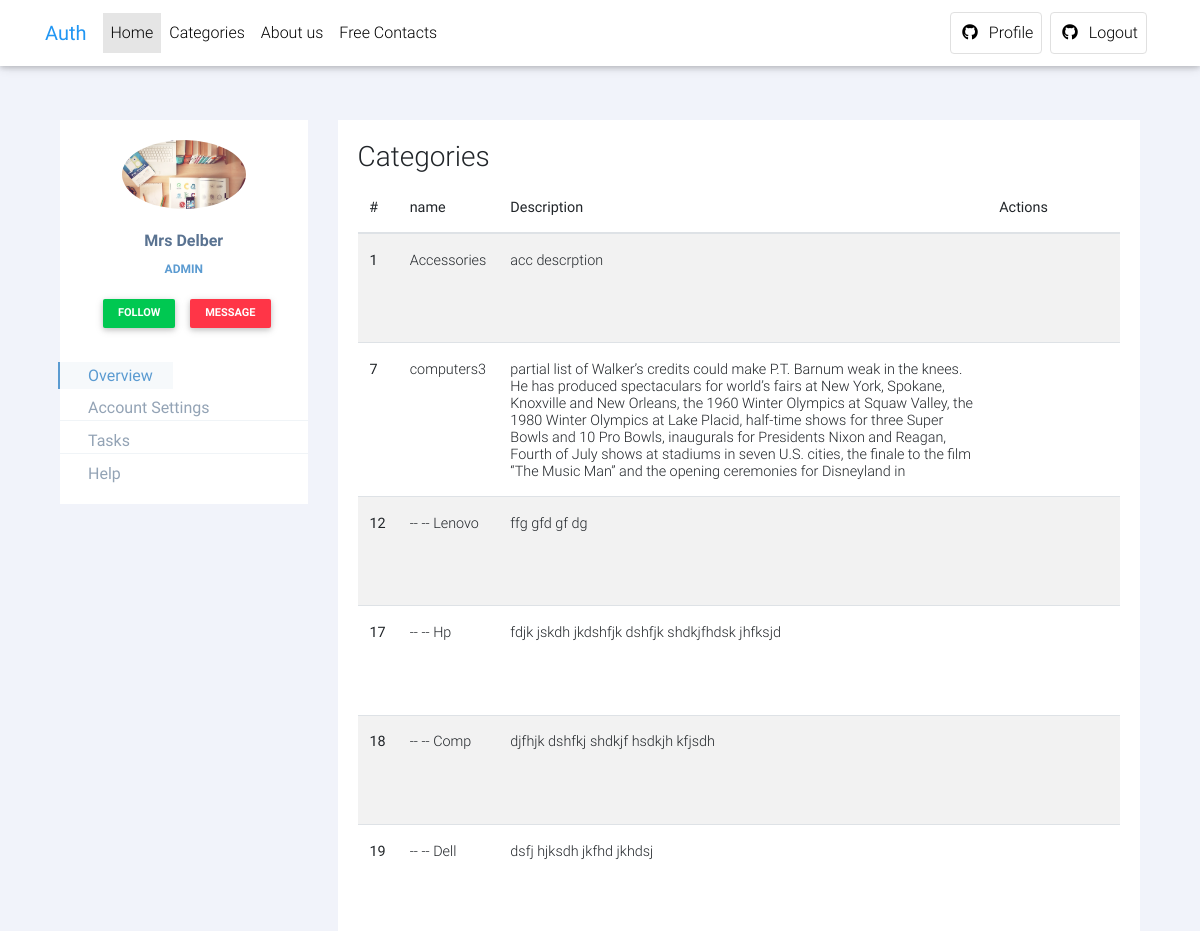
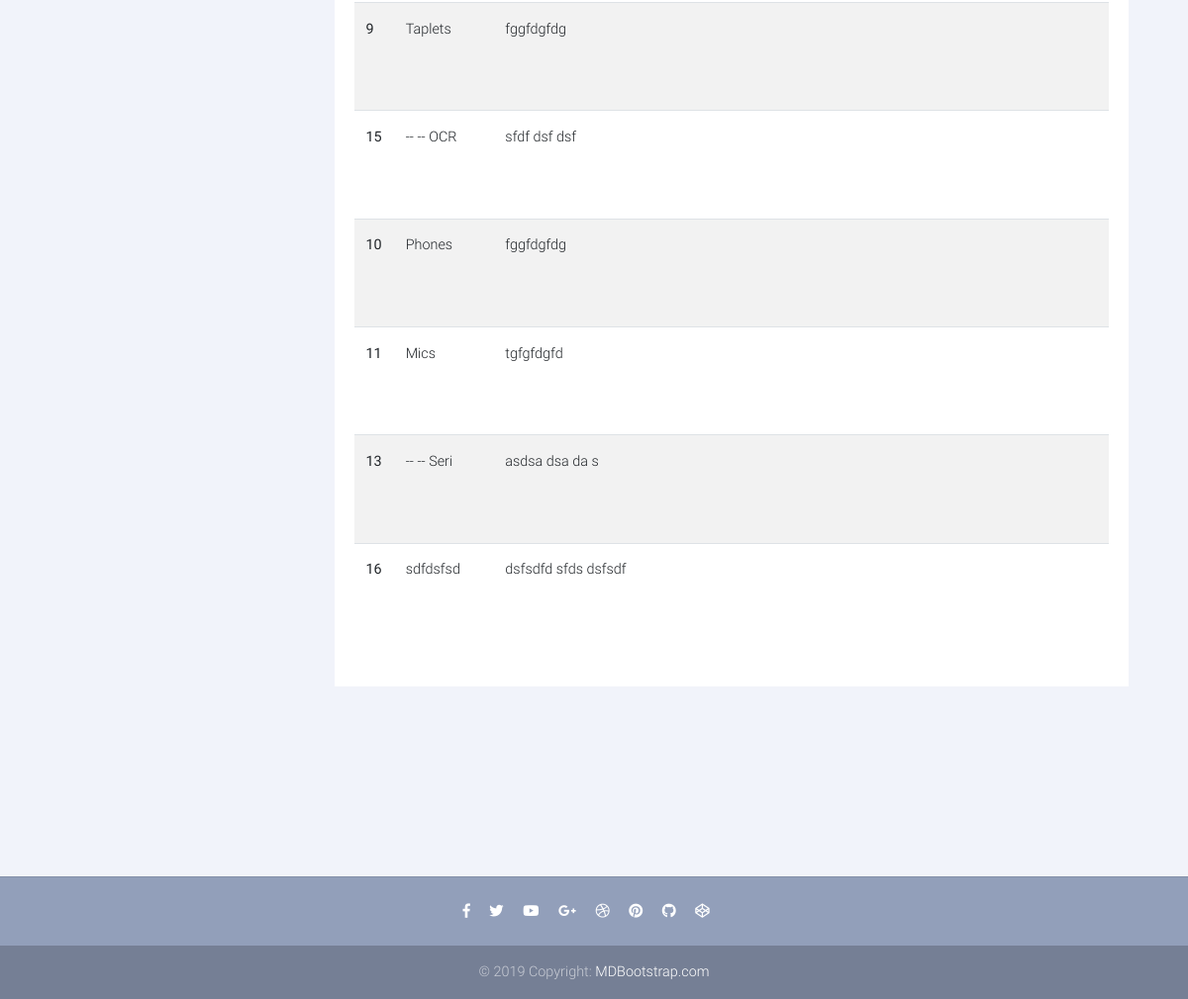
Page /profile?view=categories (signed in) on the committed database (2 pictures, top to bottom).
### tables this page shows
CREATE TABLE `users` (
  `ID` int(11) NOT NULL,
  `email` varchar(52) NOT NULL,
  `name` varchar(64) NOT NULL,
  `password` varchar(255) NOT NULL,
  `mobile` varchar(14) NOT NULL,
  `created_at` date NOT NULL,
  `created_by` int(5) DEFAULT NULL,
  `role` enum('user','admin','super-admin') DEFAULT NULL,
  `image` varchar(255) NOT NULL
);

CREATE TABLE `category` (
  `ID` int(11) NOT NULL,
  `name` varchar(32) NOT NULL,
  `parent` int(11) DEFAULT '0',
  `description` text NOT NULL,
  `image` varchar(255) NOT NULL
);

### classes/user.php (called while the page is built, shortened)
<?php
Class User Extends Template{
    private $id ,$role;
    public function __construct($id = 0 ){
        if ($id) {
            $pdo1 = new PDO(Dns, Dbuser, Dbpassword);
            $stmt = $pdo1->prepare("select * from users where ID = '".$id."'");
            $stmt->execute();
            $array_of_args =   $stmt->fetch(\PDO::FETCH_ASSOC);
        } else return ;
        $this->name     = $array_of_args['name'];
        $this->role     = $array_of_args['role'];
        $this->image    = $this->get_image($array_of_args['image']);
    }
    public function get_image($image){
        return is_file($_SERVER['DOCUMENT_ROOT'].'/Auth/uploads/'.$image)? '../Auth/uploads/'.$image
                :'https://cdn2.iconfinder.com/data/icons/avatars-99/62/avatar-370-456322-512.png';
    }
    public function get_role(){
        return $this->role;
    }
}

### includes/functions.php (called while the page is built, shortened)
<?php
function get_categories($cond = 'is null'){
    global $con;
    $query = "select * from category where parent $cond";
    $res = mysqli_query($con ,$query);
    $cats = array();
    if ($res->num_rows == 0)  return false ;
    else while($row = mysqli_fetch_assoc($res))
                $cats[] = $row;
    return $cats;
}

### layouts/profile/categories.php (the view, shortened to what this page needs)
<?php
$categories = get_categories();
   foreach($categories as $key => $value){
        $categories[$key]['childs'] = get_categories(' = '.$value['ID']);
   }
?>
<h3>Categories</h3>
<table class="table table-striped categoreis">
  <thead>
    <tr>
      <th scope="col">#</th>
      <th scope="col">name</th>
      <th scope="col">Description</th>
      <th scope="col">Actions</th>
    </tr>
  </thead>
  <tbody>
    <?php
    if ($categories)
        foreach($categories as $parentcat){ ?>
            <tr>
                <th scope="row"><?=$parentcat['ID']?></th>
                <td><?=$parentcat['name']?></td>
                <td><?=$parentcat['description']?></td>
                <td>
                </td>
              </tr>
                <?php
    if ($parentcat['childs'])
        foreach($parentcat['childs'] as $childcat){ ?>
            <tr>
                <th scope="row"><?=$childcat['ID']?></th>
                <td> -- -- <?=$childcat['name']?></td>
                <td><?=$childcat['description']?></td>
                <td>
                </td>
              </tr>
        <?php } ?>
    <?php } ?>
  </tbody>
</table>

### profile.php (shortened to what this page needs)
<?php
require_once($_SERVER['DOCUMENT_ROOT'].'/Auth/classes/user.php');
$current_user = new User($_SESSION['user']);
?>
<?php require('./layouts/header.php') ?>
<div class="container">
    <div class="row profile">
		<div class="col-md-3">
			<div class="profile-sidebar">
				<div class="profile-userpic">
                    <img src="<?=$current_user->image?>" class="img-responsive" alt="">
				</div>
				<div class="profile-usertitle">
					<div class="profile-usertitle-name">
						<?=$current_user->name?>
					</div>
					<div class="profile-usertitle-job">
						<?=$current_user->get_role()?>
					</div>
				</div>
				<div class="profile-userbuttons">
					<button type="button" class="btn btn-success btn-sm">Follow</button>
					<button type="button" class="btn btn-danger btn-sm">Message</button>
				</div>
				<div class="profile-usermenu">
					<ul class="nav">
						<li class="active">
							<a href="#">
							Overview </a>
						</li>
						<li>
							<a href="#">
							Account Settings </a>
						</li>
						<li>
							<a href="#" target="_blank">
							Tasks </a>
						</li>
						<li>
							<a href="#">
							Help </a>
						</li>
					</ul>
				</div>
			</div>
		</div>
		<div class="col-md-9">
            <div class="profile-content">
                    <?php
                    if (isset($_GET['view']) )
                        if (is_file('./layouts/profile/'.$_GET['view'].'.php'))
                            include ('./layouts/profile/'.$_GET['view'].'.php');
                        else echo 'File Not Exist';
                    else include ('./layouts/profile/content.php');
                    ?>
            </div>
		</div>
	</div>
</div>
<br>
<br>
<?php require('./layouts/footer.php') ?>

### assets/style.css (style rules this page uses)
body { background: #F1F3FA; }
.profile { margin: 120px 0; }
.profile-sidebar { padding: 20px 0 10px 0; background: #fff; }
.profile-userpic img { float: none; margin: 0 auto; width: 50%; height: auto; -webkit-border-radius: 50% !important; -moz-border-radius: 50% !important; border-radius: 50% !important; display: block; }
.profile-usermenu ul { display: block; }
.profile-usertitle { text-align: center; margin-top: 20px; }
.profile-usertitle-name { color: #5a7391; font-size: 16px; font-weight: 600; margin-bottom: 7px; }
.profile-usertitle-job { text-transform: uppercase; color: #5b9bd1; font-size: 12px; font-weight: 600; margin-bottom: 15px; }
.profile-userbuttons { text-align: center; margin-top: 10px; }
.profile-userbuttons .btn { text-transform: uppercase; font-size: 11px; font-weight: 600; padding: 6px 15px; margin-right: 5px; }
.profile-userbuttons .btn:last-child { margin-right: 0px; }
.profile-usermenu { margin-top: 30px; }
.profile-usermenu ul li { border-bottom: 1px solid #f0f4f7; margin: 8px 0; }
.profile-usermenu ul li:last-child { border-bottom: none; }
.profile-usermenu ul li a { color: #93a3b5; font-size: 16px; font-weight: 400; padding: 4px 20px; }
.profile-usermenu ul li.active { border-bottom: none; }
.profile-usermenu ul li.active a { color: #5b9bd1; background-color: #f6f9fb; border-left: 2px solid #5b9bd1; margin-left: -2px; }
.profile-content { padding: 20px; background: #fff; min-height: 460px; height: 100%; }

### layouts/header.php (style rules this page uses)
html, body, header, .carousel { height: 60vh; }

### rows in the picture
users: image (picture), name "Mrs Delber", role "ADMIN"
category: ID "1", name "Accessories", description "acc descrption"
category: ID "7", name "computers3", description "partial list of Walker’s credits could make P.T. Barnum weak in the knees. He has produced spectaculars for world’s fairs at New York, Spokane, Knoxville and New Orleans, the 1960 Winter Olympics at Squaw Valley, the 1980 Winter Olympics at Lake Placid, half-time shows for three Super Bowls and 10 Pro Bowls, inaugurals for Presidents Nixon and Reagan, Fourth of July shows at stadiums in seven U.S. cities, the finale to the film “The Music Man” and the opening ceremonies for Disneyland in"
category: ID "12", name "Lenovo", description "ffg gfd gf dg"
category: ID "17", name "Hp", description "fdjk jskdh jkdshfjk dshfjk shdkjfhdsk jhfksjd"
category: ID "18", name "Comp", description "djfhjk dshfkj shdkjf hsdkjh kfjsdh"
category: ID "19", name "Dell", description "dsfj hjksdh jkfhd jkhdsj"
category: ID "9", name "Taplets", description "fggfdgfdg"
category: ID "15", name "OCR", description "sfdf dsf dsf"
category: ID "10", name "Phones", description "fggfdgfdg"
category: ID "11", name "Mics", description "tgfgfdgfd"
category: ID "13", name "Seri", description "asdsa dsa da s"
category: ID "16", name "sdfdsfsd", description "dsfsdfd sfds dsfsdf"
